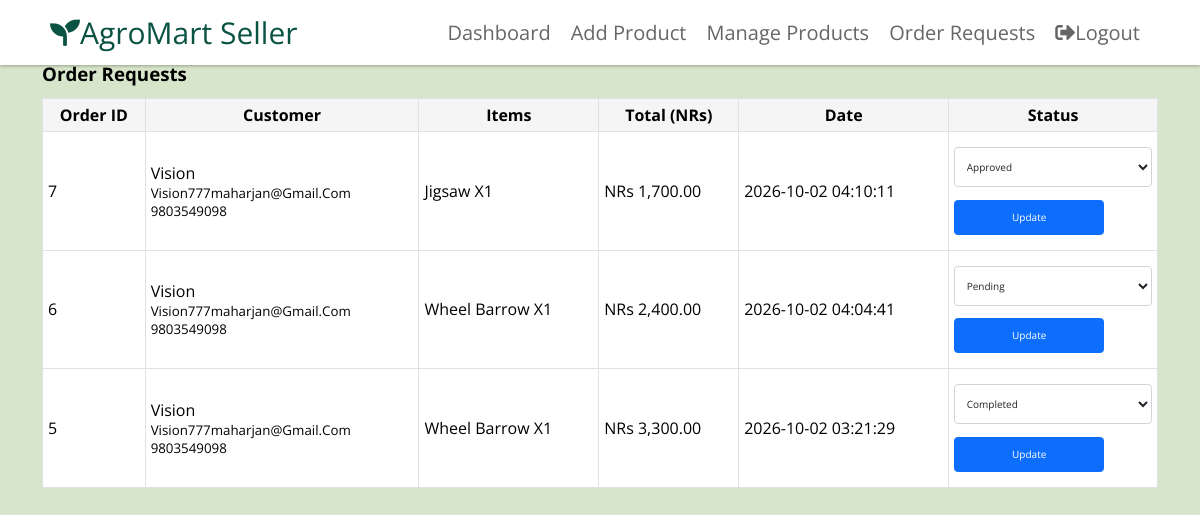
/seller/orders.php (signed in), run on the app's committed database.
### tables this page shows
CREATE TABLE `orders` (
  `order_id` int NOT NULL,
  `user_id` int NOT NULL,
  `total_price` decimal(10,2) NOT NULL,
  `order_date` timestamp NOT NULL DEFAULT CURRENT_TIMESTAMP,
  `status` varchar(50) NOT NULL DEFAULT 'Pending'
);

CREATE TABLE `users` (
  `userid` int NOT NULL,
  `role` varchar(20) NOT NULL DEFAULT 'Customer',
  `firstname` varchar(60) NOT NULL,
  `middlename` varchar(60) DEFAULT NULL,
  `lastname` varchar(60) NOT NULL,
  `contact` varchar(60) NOT NULL,
  `email` varchar(255) NOT NULL,
  `username` varchar(255) NOT NULL,
  `password` varchar(100) NOT NULL,
  `token` varchar(100) NOT NULL
);

CREATE TABLE `order_item` (
  `order_item_id` int NOT NULL,
  `order_id` int NOT NULL,
  `product_id` int NOT NULL,
  `product_quantity` int NOT NULL,
  `price` decimal(10,2) NOT NULL
);

CREATE TABLE `product` (
  `id` int NOT NULL,
  `name` varchar(100) NOT NULL,
  `price` int NOT NULL,
  `image` varchar(255) NOT NULL,
  `description` varchar(900) NOT NULL,
  `seller_id` int DEFAULT NULL
);

### seller/orders.php (the view, shortened to what this page needs)
<?php
    include 'seller_header.php';
    $seller_id = $_SESSION['seller_id'];
    $sql_select = "
        SELECT DISTINCT
            O.order_id,
            O.total_price,
            O.status,
            O.order_date,
            U.username,
            U.email,
            U.contact
        FROM orders O
        JOIN users U ON O.user_id = U.userid
        JOIN order_item OI ON O.order_id = OI.order_id
        JOIN product P ON OI.product_id = P.id
        WHERE P.seller_id = ?
        ORDER BY O.order_date DESC
    ";
    $stmt_select = $conn->prepare($sql_select);
    $stmt_select->bind_param("i", $seller_id);
    $stmt_select->execute();
    $result = $stmt_select->get_result();
    ?>
    <!DOCTYPE html>
    <html lang="en">
    <head>
        <link rel="stylesheet" href="../css/seller.css">
    </head>
    <body>
    <br><br><br><br>
    <div class="main__content">
        <div class="container">
            <h3 class="mb-3">Order Requests</h3>
            <table class="table table-bordered bg-white">
                <tr>
                    <th>Order ID</th>
                    <th>Customer</th>
                    <th>Items</th>
                    <th>Total (NRs)</th>
                    <th>Date</th>
                    <th>Status</th>
                </tr>
                <?php while ($row = $result->fetch_assoc()) {
                    $order_id = $row['order_id'];
                    $sql_items = "
                        SELECT
                            P.name,
                            OI.product_quantity
                        FROM order_item OI
                        JOIN product P ON OI.product_id = P.id
                        WHERE OI.order_id = ?
                        AND P.seller_id = ?
                    ";
                    $stmt_items = $conn->prepare($sql_items);
                    $stmt_items->bind_param("ii", $order_id, $seller_id);
                    $stmt_items->execute();
                    $items_result = $stmt_items->get_result();
                ?>
                <tr>
                    <td>
                        <?php echo $order_id; ?>
                    </td>
                    <td>
                        <?php echo htmlspecialchars($row['username']); ?><br>
                        <small>
                            <?php echo htmlspecialchars($row['email']); ?>
                        </small><br>
                        <small>
                            <?php echo htmlspecialchars($row['contact']); ?>
                        </small>
                    </td>
                    <td>
                        <?php
                        while ($item = $items_result->fetch_assoc()) {
                            echo htmlspecialchars($item['name'])
                                . " x"
                                . $item['product_quantity']
                                . "<br>";
                        }
                        ?>
                    </td>
                    <td>
                        NRs <?php echo number_format($row['total_price'], 2); ?>
                    </td>
                    <td>
                        <?php echo $row['order_date']; ?>
                    </td>
                    <td>
                        <form method="POST" action="<?php echo $_SERVER['PHP_SELF']; ?>">
                            <select
                                name="status"
                                class="form-select form-select-sm mb-1"
                            >
                                <option value="Pending"
                                    <?php if ($row['status'] == 'Pending') echo 'selected'; ?>>
                                    Pending
                                </option>
                                <option value="Approved"
                                    <?php if ($row['status'] == 'Approved') echo 'selected'; ?>>
                                    Approved
                                </option>
                                <option value="Completed"
                                    <?php if ($row['status'] == 'Completed') echo 'selected'; ?>>
                                    Completed
                                </option>
                            </select>
                            <button
                                type="submit"
                                name="update_status"
                                class="btn btn-primary btn-sm"
                            >
                                Update
                            </button>
                        </form>
                    </td>
                </tr>
                <?php } ?>
            </table>
        </div>
    </div>
    </body>
    </html>

### css/Style.css (style rules this page uses)
:root { --green:#0a5342; }
* { font-family: 'Open Sans', sans-serif; margin:0; padding:0; box-sizing: border-box; text-transform: capitalize; text-decoration: none; transition: all .5s cubic-bezier(.37,1.14,.26,1.24); }
html { font-size: 62.5%; overflow-x: hidden; }
.btn { height:3.5rem; width:15rem; background:none; outline:none; border:.2rem solid var(--green); color:var(--green); font-size: 2rem; margin:1rem 0; cursor: pointer; overflow: hidden; z-index: 0; position: relative; }
.btn::before, .btn::after { position: absolute; content: ''; top:0; left:0; height:100%; width: 100%; background:var(--green); z-index: -1; transition: all 0.5s cubic-bezier(.37,1.14,.26,1.24); }
.btn::before { clip-path: polygon(0 0, 0 0, 0 0); }
.btn::after { clip-path: polygon(100% 100%, 100% 100%, 100% 100%); }
.donate .form-container form .inputBox input, select { height:4rem; width: 49%; background:#fff; color:#333; padding:0 1rem; margin:1rem 0; font-size: 1.7rem; outline: none; border:none; }

### css/seller.css (style rules this page uses)
* { box-sizing: border-box; }
body { margin: 0; background-color: #D7E5CA; font-family: Arial, sans-serif; }
.container { width: 90%; max-width: 1100px; margin: auto; }
.form-control, .form-select { width: 100%; padding: 10px; border: 1px solid #ccc; border-radius: 5px; font-size: 16px; }
.mb-3 { margin-bottom: 15px; }
.btn { display: inline-block; padding: 10px 18px; border: none; border-radius: 5px; text-decoration: none; cursor: pointer; font-size: 15px; }
.btn-primary { background-color: #0d6efd; color: white; }
.table { width: 100%; border-collapse: collapse; }
.table th, .table td { padding: 12px; border: 1px solid #ddd; }
.table th { background-color: #f5f5f5; }
.bg-white { background-color: white; }
body { margin: 0; font-family: Arial, sans-serif; line-height: 1.5; background-color: #D7E5CA; }
.container { width: 100%; padding-right: 12px; padding-left: 12px; margin-right: auto; margin-left: auto; }
@media (min-width: 576px) { .container { max-width: 540px; } }
@media (min-width: 768px) { .container { max-width: 720px; } }
@media (min-width: 992px) { .container { max-width: 960px; } }
@media (min-width: 1200px) { .container { max-width: 1140px; } }
.form-control, .form-select { display: block; width: 100%; padding: 0.375rem 0.75rem; font-size: 1rem; line-height: 1.5; color: #212529; background-color: #fff; border: 1px solid #ced4da; border-radius: 0.375rem; }
.btn { display: inline-block; padding: 0.375rem 0.75rem; font-size: 1rem; font-weight: 400; line-height: 1.5; text-align: center; text-decoration: none; vertical-align: middle; cursor: pointer; border: 1px solid transparent; border-radius: 0.375rem; }
.btn-primary { color: #fff; background-color: #0d6efd; border-color: #0d6efd; }
.table { width: 100%; margin-bottom: 1rem; vertical-align: top; border-color: #dee2e6; border-collapse: collapse; }
.table th, .table td { padding: 0.5rem; border: 1px solid #dee2e6; }
.table th { font-weight: bold; }
.table-bordered { border: 1px solid #dee2e6; }
.table-bordered th, .table-bordered td { border: 1px solid #dee2e6; }
.bg-white { background-color: #fff; }
.mb-1 { margin-bottom: 0.25rem; }
.mb-3 { margin-bottom: 1rem; }

### seller/orders.php (style rules this page uses)
body { background-color: #D7E5CA; }

### data on the page
orders: order_id "7", user.username "Vision", user.email "Vision777maharjan@gmail.com", user.contact "9803549098", total_price "1,700.00", order_date "2026-10-02 04:10:11", status "Approved"
order_item: product.name "Jigsaw", product_quantity "1"
orders: order_id "6", user.username "Vision", user.email "Vision777maharjan@gmail.com", user.contact "9803549098", total_price "2,400.00", order_date "2026-10-02 04:04:41", status "Pending"
order_item: product.name "Wheel Barrow", product_quantity "1"
orders: order_id "5", user.username "Vision", user.email "Vision777maharjan@gmail.com", user.contact "9803549098", total_price "3,300.00", order_date "2026-10-02 03:21:29", status "Completed"
order_item: product.name "Wheel Barrow", product_quantity "1"
